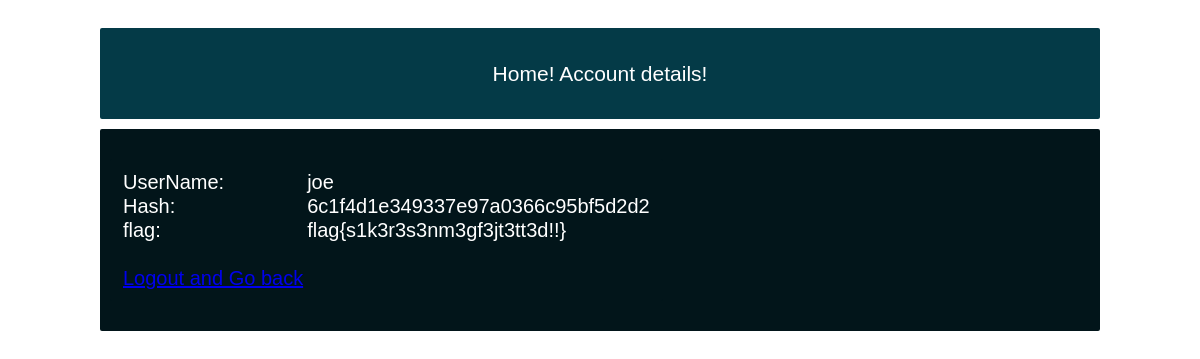
The page /home.php?user=joe (signed in) on the database as committed earlier.
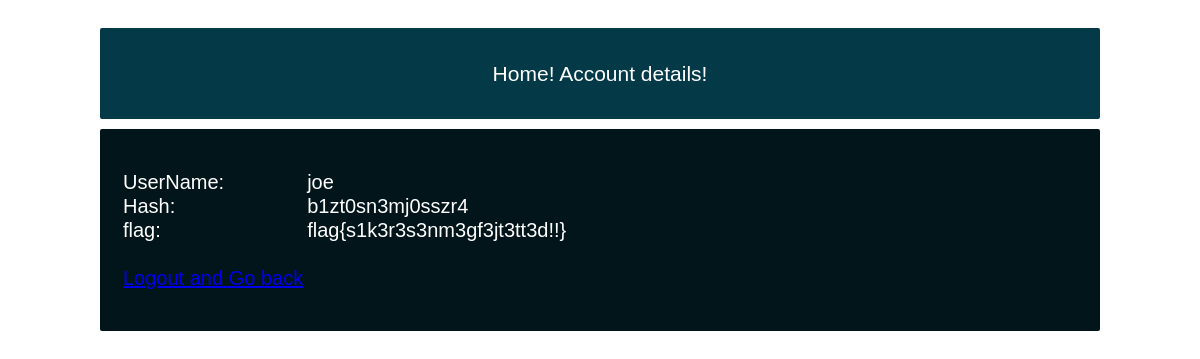
The same page on the database as committed later.
### tables this page shows
CREATE TABLE IF NOT EXISTS `users` (
  `id` int(11) NOT NULL AUTO_INCREMENT,
  `username` varchar(100) NOT NULL,
  `password` varchar(32) NOT NULL,
  `is_admin` varchar(3) NOT NULL,
  PRIMARY KEY (`id`)
);

### home.php (the view, shortened to what this page needs)
<?php
include("db_config.php");
?>
<html lang="en"><head><meta http-equiv="Content-Type" content="text/html; charset=UTF-8">
    <link href="./css/htmlstyles.css" rel="stylesheet">
	</head>
  <body>
  <div class="container-narrow">
		<div class="jumbotron">
			<p class="lead" style="color:white">
				Home! Account details!</a>
				</p>
		</div>
<?php
if (isset($_GET["user"])){
		$user = $_GET["user"];
		$q = "Select * from users where username = '".$user."'";
		$result = mysqli_query($con,$q);
		$row = mysqli_fetch_array($result);
}
?>
		<div class="response">
			<p style="color:white">
			<table class="response">
			<form method="POST" autocomplete="off">
			<tr>
				<td>
					UserName:
				</td>
				<td>
					<?php echo $row[1]; ?>
				</td>
			</tr>
			<tr>
				<td>
					Hash:
				</td>
				<td>
					<?php echo $row[2]; ?>
				</td>
			</tr>
			<tr>
				<td>
					flag:
				</td>
				<td>
					flag{s1k3r3s3nm3gf3jt3tt3d!!}
				</td>
			</tr>
			<tr>
				<td>
					<br />
				</td>
			</tr>
			<tr>
				<td>
					<a href='logout.php'>Logout and Go back</a>
				</td>
			</tr>
			</table>
			</p>
        </div>
		<br />
</body>
</html>

### css/htmlstyles.css (style rules this page uses)
html { font-family: sans-serif; -webkit-text-size-adjust: 100%; -ms-text-size-adjust: 100%; }
body { padding-top: 20px; padding-bottom: 20px; }
.container-narrow { margin: 0 auto; max-width: 1000px; }
.jumbotron { text-align: center; border-bottom: solid #ffe5e5; }
@media screen and (min-width: 768px) { .jumbotron { border-bottom: 0; } }
.jumbotron { padding: 10px; margin-bottom: 10px; font-size: 21px; font-weight: 100; line-height: 2.1428571435; color: inherit; background-color: #043a47; }
.response { padding: 5px; margin-bottom: 10px; font-size: 20px; font-weight: 0; line-height: 1; color: inherit; background-color: #02151A; }
.jumbotron p { line-height: 1.4; }
@media screen and (min-width: 768px) { .jumbotron { padding: 10px 10px; border-radius: 2px; } }
@media screen and (min-width: 768px) { .response { padding: 10px 10px; border-radius: 2px; } }

Rows that differ between the two databases and show on the page:
changed users "joe": password "6c1f4d1e349337e97a0366c95bf5d2d2" → "b1zt0sn3mj0sszr4"
